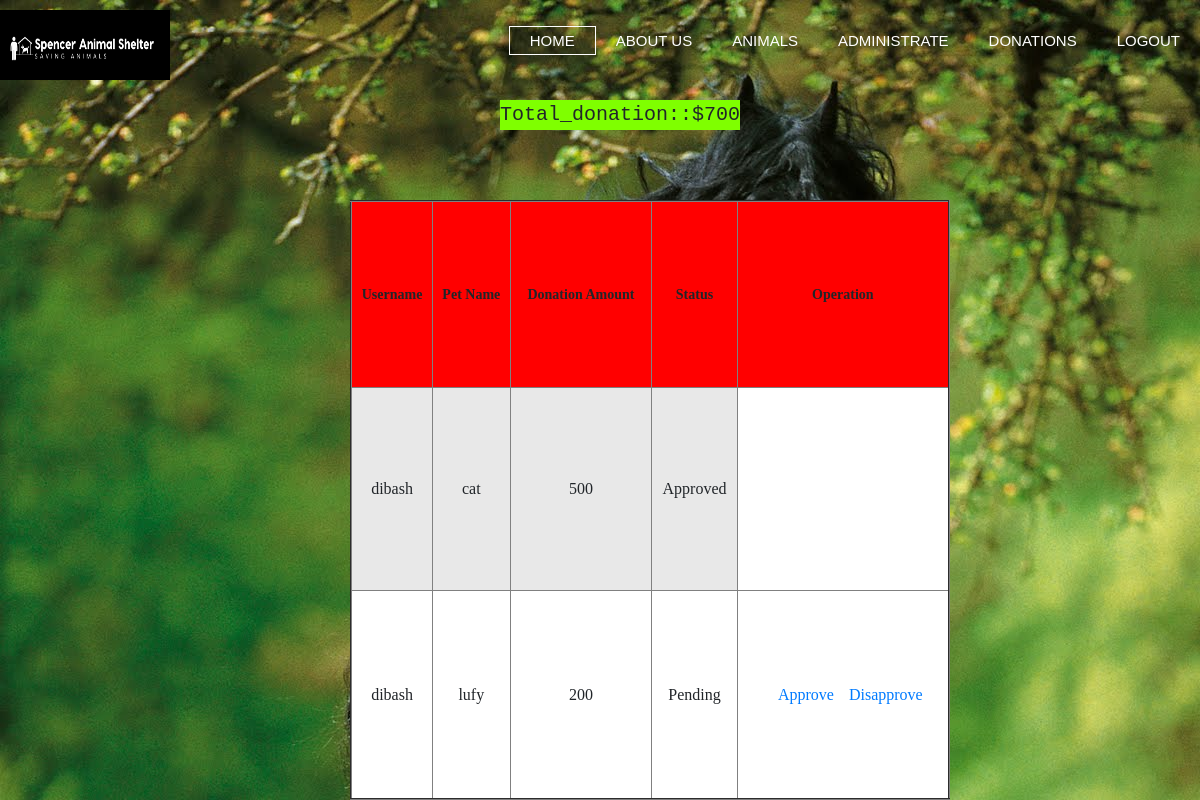
Screenshot of /donation.php (signed in) with the database file from the repository.
### tables this page shows
CREATE TABLE `booking` (
  `bid` int(11) NOT NULL,
  `uid` int(11) NOT NULL,
  `aid` int(11) NOT NULL,
  `status` varchar(140) NOT NULL,
  `creditcardno` int(11) NOT NULL,
  `donationamount` int(11) NOT NULL
);

CREATE TABLE `user` (
  `id` int(11) NOT NULL,
  `name` varchar(140) NOT NULL,
  `email` varchar(140) NOT NULL,
  `dob` date NOT NULL,
  `address` varchar(150) NOT NULL,
  `postalcode` int(11) NOT NULL,
  `username` varchar(140) NOT NULL,
  `password` varchar(150) NOT NULL,
  `type` varchar(100) NOT NULL,
  `registereddate` varchar(140) NOT NULL,
  `lastlogin` varchar(140) NOT NULL,
  `pet` varchar(200) NOT NULL
);

CREATE TABLE `animal` (
  `aid` int(11) NOT NULL,
  `type` varchar(140) NOT NULL,
  `name` varchar(150) NOT NULL,
  `color` varchar(50) NOT NULL,
  `weight` varchar(100) NOT NULL,
  `image` varchar(150) NOT NULL
);

### donation.php (the view, shortened to what this page needs)
<?php
include"header.php";
include"connection.php";
?>
<html>
<head>
</head>
<body class="dbody">
	<div class="dtotal">
		<?php
		$total=	"SELECT SUM(donationamount) AS Total_donation FROM booking";
		$result_total = $conn->query($total);
		$fetch_total=$result_total->fetch_assoc();
		echo "Total_donation::$".$fetch_total['Total_donation'];
		?>
	</div>
	<div class="donate">
		<table>
			<?php
			$select_qry = "SELECT * FROM booking as b INNER JOIN user as u INNER JOIN animal as a on b.uid = u.id AND b.aid=a.aid";
			$result = $conn->query($select_qry);
			if($result->num_rows > 0)
			{
				echo "<table border='2'>
				<tr><th>Username</th><th>Pet Name</th><th>Donation Amount</th><th>Status</th><th>Operation</th>
				</tr>";
				while($row = $result->fetch_assoc())
				{
					echo "<tr>";
					echo "<td>".$row['username']. "</td>";
					echo "<td>".$row['name']."</td>";
					echo "<td>".$row['donationamount']."</td>";
					echo "<td>".$row['status']."</td>";
					if($row['status'] == 'Pending'){
						echo "<td><span id='span'><a href='donation.php?bid=
						".$row['bid']."&status=approved'>Approve</a></span><span id='span'><a href='donation.php?bid=
						".$row['bid']."&status=disapproved'>Disapprove</a></span></td>";
					}
					echo "</tr>";
				}
			}
			?>
	</div>
</body>
</html>

### stylesheet.css (style rules this page uses)
* { margin:0; padding:0; }
body { font-family: monospace; }
::placeholder { color:#ffffff; }
#span { padding-left: 15px; }
.donate table { position:absolute; margin-top:200px; margin-left:350px; background-color: white; width:auto; border-collapse: collapse; }
.donate table th { background:red; text-align:center; font-size: 14px; }
.donate table tr:nth-child(even) { text-align: center; background-color:#e8e8e8; }
.donate table tr:nth-child(odd) { text-align: center; background-color:#ffffff; }
.donate table tr { font-family: Tahoma; }
.donate table { width:600px; height:600; }
.dbody { background:url(image/user.jpg); }
.dtotal { position: absolute; margin-top: 100px; font-size: 20px; margin-left: 500px; background-color:chartreuse; }

### rows the page displays
booking: uid.username "dibash", aid.name "cat", donationamount "500", status "Approved"
booking: uid.username "dibash", aid.name "lufy", donationamount "200", status "Pending"

### other values shown
$fetch_total['Total_donation'] "700"
